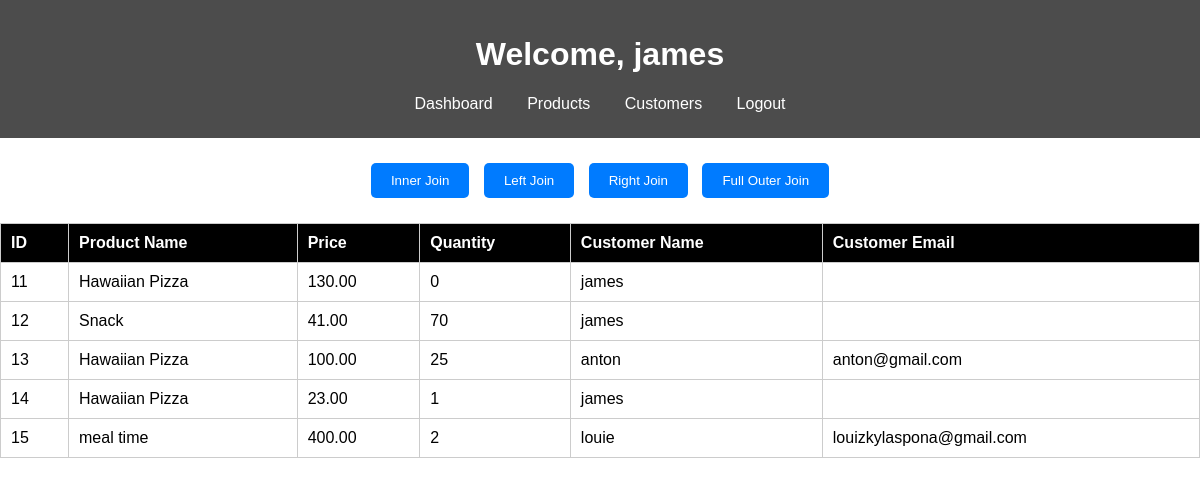
Page /dashboard.php (signed in) on the committed database.
### tables this page shows
CREATE TABLE `products` (
  `product_id` int(11) NOT NULL,
  `product_name` varchar(100) NOT NULL,
  `price` decimal(10,2) NOT NULL,
  `stock` int(11) NOT NULL,
  `created_at` timestamp NOT NULL DEFAULT current_timestamp(),
  `customer_id` int(10) NOT NULL
);

CREATE TABLE `customers` (
  `customer_id` int(11) NOT NULL,
  `customer_name` varchar(100) NOT NULL,
  `email` varchar(100) NOT NULL,
  `created_at` timestamp NOT NULL DEFAULT current_timestamp(),
  `register_id` int(10) NOT NULL
);

### dashboard.php (the view, shortened to what this page needs)
<?php
include('db_connection.php');
$username = $_SESSION['username'];
$join_type = isset($_POST['join_type']) ? $_POST['join_type'] : 'LEFT JOIN';
switch ($join_type) {
    case 'LEFT JOIN':
    default:
        $query = "
            SELECT p.product_id, p.product_name, p.price, p.stock, c.customer_name, c.email
            FROM products p
            LEFT JOIN customers c ON p.customer_id = c.customer_id
        ";
        break;
}
$result = mysqli_query($conn, $query);
?>
<!DOCTYPE html>
<html>
<head>
</head>
<body>
    <header>
        <h1>Welcome, <?php echo htmlspecialchars($username); ?></h1>
        <nav>
            <a href="dashboard.php">Dashboard</a>
            <a href="products.php">Products</a>
            <a href="customers.php">Customers</a>
            <a class="logout" href="logout.php">Logout</a>
        </nav>
    </header>
    <main>
        <form method="POST" action="">
            <button type="submit" name="join_type" value="INNER JOIN">Inner Join</button>
            <button type="submit" name="join_type" value="LEFT JOIN">Left Join</button>
            <button type="submit" name="join_type" value="RIGHT JOIN">Right Join</button>
            <button type="submit" name="join_type" value="FULL OUTER JOIN">Full Outer Join</button>
        </form>
        <table>
            <tr>
                <th>ID</th>
                <th>Product Name</th>
                <th>Price</th>
                <th>Quantity</th>
                <th>Customer Name</th>
                <th>Customer Email</th>
            </tr>
            <?php while ($row = mysqli_fetch_assoc($result)): ?>
            <tr>
                <td><?php echo htmlspecialchars($row['product_id']); ?></td>
                <td><?php echo htmlspecialchars($row['product_name']); ?></td>
                <td><?php echo htmlspecialchars($row['price']); ?></td>
                <td><?php echo htmlspecialchars($row['stock']); ?></td>
                <td><?php echo htmlspecialchars($row['customer_name']); ?></td>
                <td><?php echo htmlspecialchars($row['email']); ?></td>
            </tr>
            <?php endwhile; ?>
        </table>
    </main>
</body>
</html>

### dashboard.php (style rules this page uses)
body { font-family: Arial, sans-serif; background-image: url('https://media4.giphy.com/media/v1.Y2lkPTc5MGI3NjExZDg4ODZ2Z2dqMDRyb3dodzJtcXI4dGVwbTBtN2UyaHVsYWVrdDExcCZlcD12MV9pbnRlcm5hbF9naWZfYnlfaWQmY3Q9Zw/xTiTnxpQ3ghPiB2Hp6/giphy.webp'); background-size: cover; background-repeat: no-repeat; background-position: center; margin: 0; padding: 0; }
header { background: rgba(0, 0, 0, 0.7); color: white; padding: 15px; text-align: center; }
nav { margin: 10px 0; }
nav a { color: white; text-decoration: none; margin: 0 15px; }
table { width: 100%; border-collapse: collapse; margin-top: 20px; background: rgba(255, 255, 255, 0.8); }
th, td { padding: 10px; border: 1px solid #ccc; text-align: left; }
th { background-color: black; color: white; }
form { text-align: center; margin: 20px 0; }
button { background: #007bff; color: white; border: none; padding: 10px 20px; margin: 5px; cursor: pointer; border-radius: 5px; }

### rows in the picture
products: product_id "11", product_name "Hawaiian Pizza", price "130.00", stock "0", customer.customer_name "james"
products: product_id "12", product_name "Snack", price "41.00", stock "70", customer.customer_name "james"
products: product_id "13", product_name "Hawaiian Pizza", price "100.00", stock "25", customer.customer_name "anton", customer.email "anton@gmail.com"
products: product_id "14", product_name "Hawaiian Pizza", price "23.00", stock "1", customer.customer_name "james"
products: product_id "15", product_name "meal time", price "400.00", stock "2", customer.customer_name "louie", customer.email "louizkylaspona@gmail.com"

### other values in the picture
$username "james"
